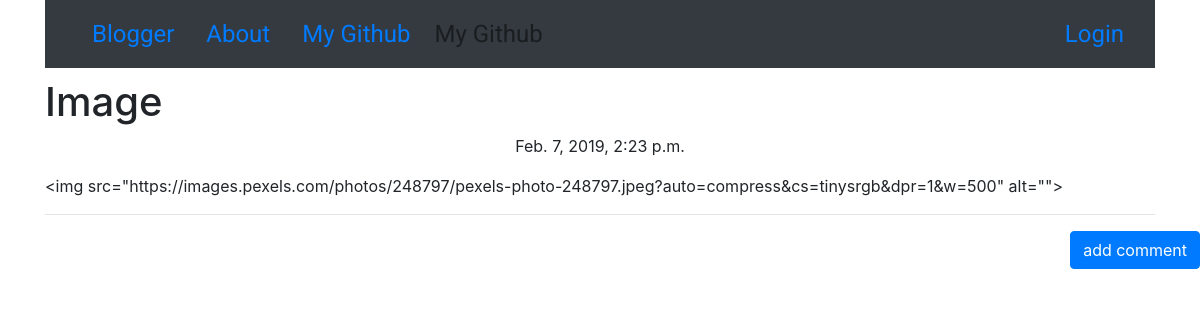
Page /post/6 on the earlier database version.
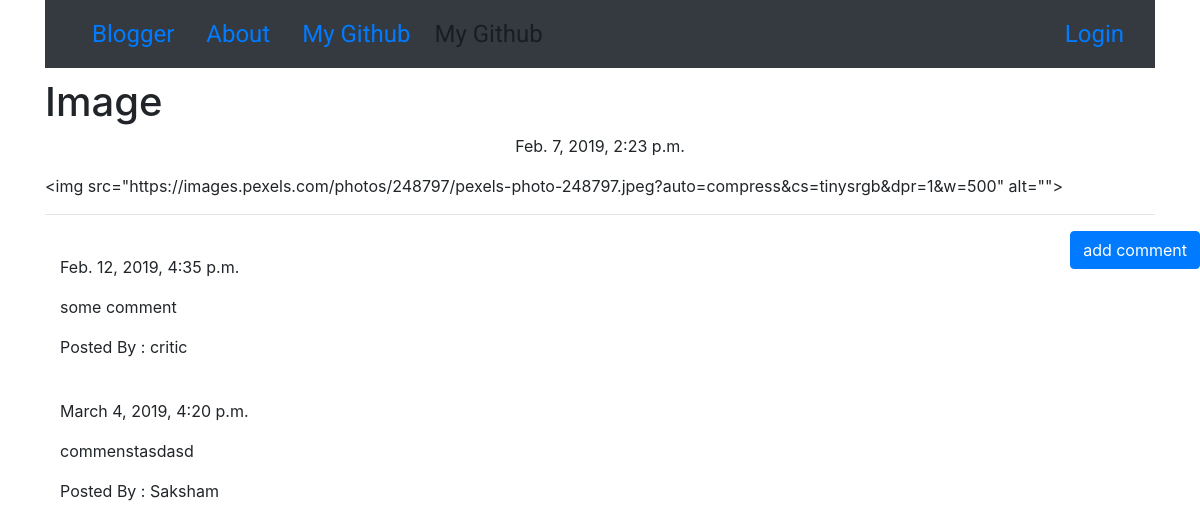
Same page on the later database version.
### blog/models.py (models this page shows, shortened)
class Comment(models.Model):
    post = models.ForeignKey('blog.Post',related_name='comments',on_delete=models.CASCADE)
    author = models.CharField(max_length=200)
    text = models.TextField()
    created_date = models.DateTimeField(default=timezone.now)
    approved_comment = models.BooleanField(default=False)

### blog/views.py (the view)
# urls.py: re_path(r'post/(?P<pk>\d+)$',views.PostDetailView.as_view(),name='post_detail'),
class PostDetailView(DetailView):
    model = Post

### blog/templates/blog/post_detail.html (shortened to what this page needs)
{% extends "blog/base.html" %}
{% load staticfiles %}
{% block content%}
<h1 class=" loader ">{{ post.title }}</h1>
{% if post.published_date %}
<div class="date postdate loader">
  {{ post.published_date }}
</div>
{% else %}
  <a class = "btn btn-success loader" href="{% url 'post_publish' pk=post.pk%}">Publish</a>
{% endif %}
<p >{{post.text|safe}}</p>
<hr>
<a class='btn btn-primary btn-comment' href="{% url 'add_comment_to_post' pk=post.pk%}">add comment</a>
<div class="container">
{% for comment in post.comments.all%}
<br>
{% if user.is_authenticated or comment.approved_comment %}
 {{comment.created_date}}
<p>{{comment.text|safe|linebreaks}}</p>
<p>Posted By : {{comment.author}}</p>
{%endif%}
{%empty%}
<p>Comments awaited</p>
{% endfor %}
</div>
{% endblock %}

Differences in the rows shown:
now on this page (row edited): Comment: created_date "Feb. 12, 2019, 4:35 p.m.", text "some comment", author "critic"
added Comment: created_date "March 4, 2019, 4:20 p.m.", text "commenstasdasd", author "Saksham"
